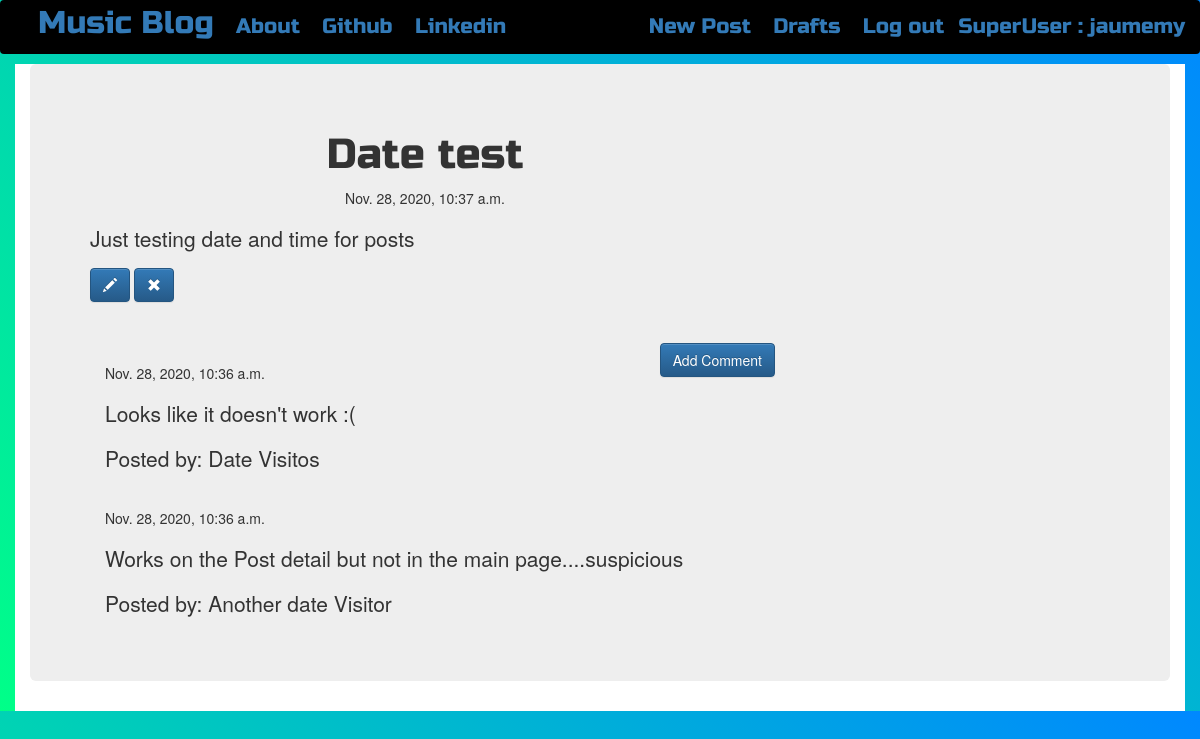
Page /post/7/ (signed in) on the committed database.
### blog/models.py (models this page shows, shortened)
class Post(models.Model):
    author = models.ForeignKey('auth.User',on_delete=models.CASCADE)
    title = models.CharField(max_length=64)
    text = models.TextField(max_length=128)
    created_date = models.DateTimeField(default=timezone.now)
    published_date = models.DateTimeField(blank=True,null=True)

class Comment(models.Model):
    post = models.ForeignKey('blog.Post',related_name='comments',on_delete=models.CASCADE)
    author = models.CharField(max_length=32)
    text = models.TextField(max_length=128)
    created_date = models.DateTimeField(default=timezone.now())
    approved_comment = models.BooleanField(default=False)

### blog/views.py (the view)
# urls.py: path('post/<int:pk>/',views.PostDetailView.as_view(),
class PostDetailView(DetailView):
    model = Post

### blog/templates/blog/post_detail.html (shortened to what this page needs)
{% extends "blog/base.html" %}
{% block content %}
  <h2 class="posttitle">{{post.title}}</h2>
  {% if post.published_date %}
    <div class="date postdate">
      {{post.published_date}}
    </div>
  {% else %}
    <a class="btn btn-default" href="{% url 'post_publish' pk=post.pk %}">Publish</a>
  {% endif %}
  <p class='postcontent'>{{post.text|safe|linebreaksbr}}</p>
  {% if user.is_authenticated %}
    <a class='btn btn-primary' href="{% url 'post_edit' pk=post.pk %}">
      <span class='glyphicon glyphicon-pencil'></span></a>
    <a class='btn btn-primary' href="{% url 'post_remove' pk=post.pk %}">
      <span class='glyphicon glyphicon-remove'></span></a>
  {% endif %}
  <hr>
  <a class='btn btn-primary btn-comment' href="{% url 'add_comment_to_post' pk=post.pk %}">Add Comment</a>
  <div class="container">
    {% for comment in post.comments.all %}
      <br>
      {% if user.is_authenticated or comment.approved_comment %}
        {{comment.created_date}}
          <p>{{comment.text|safe|linebreaks}}</p>
          <p>Posted by: {{comment.author}}</p>
      {% endif %}
      {% empty %}
        <p>No comments!</p>
    {% endfor %}
  </div>
{% endblock %}

### blog/templates/blog/base.html (shortened to what this page needs)
<!DOCTYPE html>
{% load static %}
<html lang="en" dir="ltr">
  <head>
    <link rel="stylesheet" href="https://stackpath.bootstrapcdn.com/bootstrap/3.4.1/css/bootstrap.min.css">
    <link rel="stylesheet" href="https://stackpath.bootstrapcdn.com/bootstrap/3.4.1/css/bootstrap-theme.min.css">
    <link rel="stylesheet" href="//cdn.jsdelivr.net/npm/medium-editor@latest/dist/css/medium-editor.min.css" type="text/css" media="screen" charset="utf-8">
    <link rel="stylesheet" href="{% static 'css/blog.css' %}">
  </head>
  <body class="loader">
    <nav class="navbar navbar-expand-lg techfont" style="background-color:black;">
      <div class="container">
          <div class="navbar-nav align-items-center">
            <a class="nav-brand bigbrand space" href="{% url 'post_list' %}">Music Blog</a>
            <a class="nav-item nav-link space" href="{% url 'about' %}">About</a>
            <a class="nav-item nav-link space" href="https://www.github.com">Github</a>
            <a class="nav-item nav-link space" href="https://www.linkedin.com">Linkedin</a>
          </div>
          <div class='navbar-nav navbar-right lineheigth'>
            {% if user.is_authenticated %}
              <a class="nav-item nav-link space" href="{% url 'post_new' %}">New Post</a>
              <a class="nav-item nav-link space" href="{% url 'post_draft_list' %}">Drafts</a>
              <a class="nav-item nav-link space" href="{% url 'logout' %}">Log out</a>
              <a > SuperUser : {{ user.username }}</a>
            {% else %}
              <a class="nav-item nav-link lineheigth" href="{% url 'login' %}" aria-label="Log In">
                <span class="glyphicon glyphicon-user" aria-hiden="true"></span></a>
            {% endif %}
          </div>
      </div>
    </nav>
    <div class="content container" style="background-color:white;">
      <div class="jumbotron">
        <div class="row">
          <div class="col-md-8">
            <div class="blog_posts">
              {% block content %}
              {% endblock %}
            </div>
          </div>
        </div>
      </div>
    </div>
  </body>
</html>

### blog/static/css/blog.css (style rules this page uses)
.space { margin: 8px; }
.lineheigth { line-height: 52px; }
.techfont { font-family: 'Russo One', sans-serif; font-size: 1.5em; margin-bottom: 10px; }
.bigbrand { font-size: 1.5em; }
.postdate { text-align: center; }
.posttitle { text-align: center; font-family: 'Russo One', sans-serif; font-size: 3em; }
.postcontent { font-family: 'Montserrat'; font-size: 1.5em; }
.btn-comment { position: absolute; right: 0px; }
.loader { filter:hue-rotate(0deg); background:linear-gradient(45deg,#0f8,#08f); animation:hue 10000ms infinite linear; }

### rows in the picture
Post: title "Date test", published_date "Nov. 28, 2020, 10:37 a.m.", text "Just testing date and time for posts"
Comment: created_date "Nov. 28, 2020, 10:36 a.m.", text "Looks like it doesn't work :(", author "Date Visitos"
Comment: created_date "Nov. 28, 2020, 10:36 a.m.", text "Works on the Post detail but not in the main page....suspicious", author "Another date Visitor"

### other values in the picture
{{ user.username }} "jaumemy"
